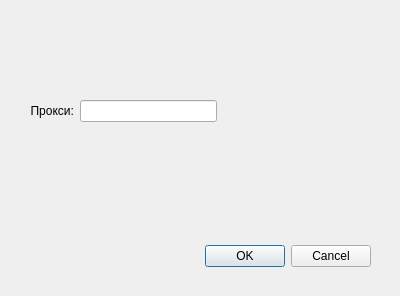
<?xml version="1.0" encoding="UTF-8"?>
<ui version="4.0">
 <class>Dialog_proxy_settings</class>
 <widget class="QDialog" name="Dialog_proxy_settings">
  <property name="geometry">
   <rect>
    <x>0</x>
    <y>0</y>
    <width>400</width>
    <height>296</height>
   </rect>
  </property>
  <property name="windowTitle">
   <string>Настройки прокси</string>
  </property>
  <widget class="QDialogButtonBox" name="buttonBox">
   <property name="geometry">
    <rect>
     <x>30</x>
     <y>240</y>
     <width>341</width>
     <height>32</height>
    </rect>
   </property>
   <property name="orientation">
    <enum>Qt::Horizontal</enum>
   </property>
   <property name="standardButtons">
    <set>QDialogButtonBox::Cancel|QDialogButtonBox::Ok</set>
   </property>
  </widget>
  <widget class="QWidget" name="">
   <property name="geometry">
    <rect>
     <x>30</x>
     <y>100</y>
     <width>187</width>
     <height>23</height>
    </rect>
   </property>
   <layout class="QHBoxLayout" name="horizontalLayout">
    <item>
     <widget class="QLabel" name="label">
      <property name="text">
       <string>&lt;html&gt;&lt;head/&gt;&lt;body&gt;&lt;p align=&quot;right&quot;&gt;Прокси:&lt;/p&gt;&lt;/body&gt;&lt;/html&gt;</string>
      </property>
     </widget>
    </item>
    <item>
     <widget class="QLineEdit" name="lineEdit"/>
    </item>
   </layout>
  </widget>
 </widget>
 <resources/>
 <connections>
  <connection>
   <sender>buttonBox</sender>
   <signal>accepted()</signal>
   <receiver>Dialog_proxy_settings</receiver>
   <slot>accept()</slot>
   <hints>
    <hint type="sourcelabel">
     <x>248</x>
     <y>254</y>
    </hint>
    <hint type="destinationlabel">
     <x>157</x>
     <y>274</y>
    </hint>
   </hints>
  </connection>
  <connection>
   <sender>buttonBox</sender>
   <signal>rejected()</signal>
   <receiver>Dialog_proxy_settings</receiver>
   <slot>reject()</slot>
   <hints>
    <hint type="sourcelabel">
     <x>316</x>
     <y>260</y>
    </hint>
    <hint type="destinationlabel">
     <x>286</x>
     <y>274</y>
    </hint>
   </hints>
  </connection>
 </connections>
</ui>
